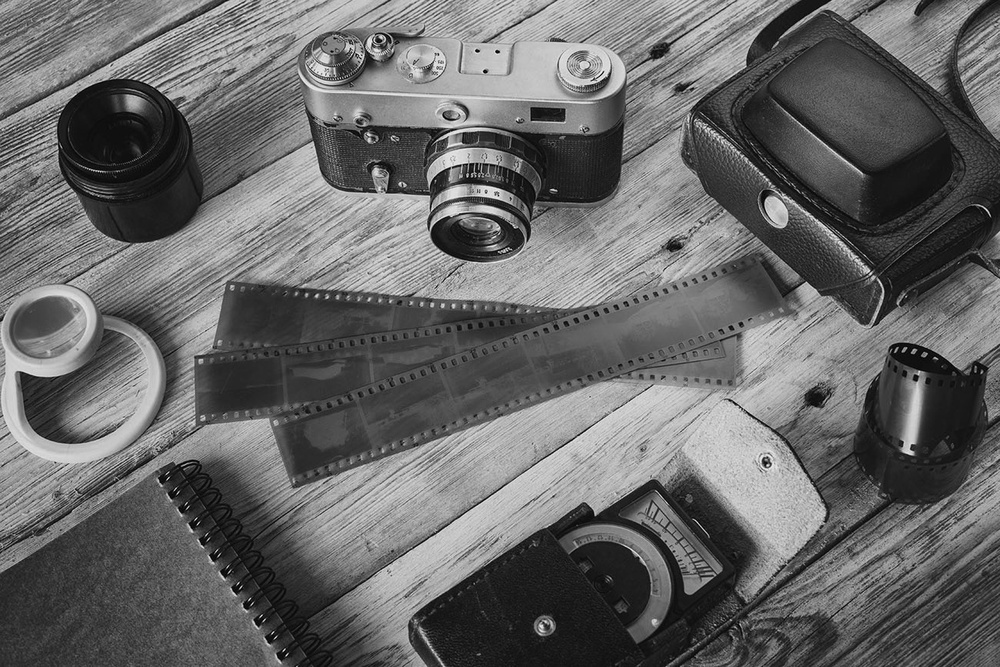
#> input picture week2/sample.jpg, 1000 x 667 px, shrunk from 1300 x 867 before the run
$ python thresholding.py
#> lines starting #> are read from the running program, lines starting #| are printed output that depends on the picture; after the words box and inside, x2 and y2 are one past the last pixel; in counts of white or black regions, pixels touching at a corner belong together
# import io from scikit-image library
from skimage import io
# import color from scikit-image library
from skimage import color
# import utli from scikit-image library
from skimage import util
# from matplotlib import pyplot
import matplotlib.pyplot as plt


# Read an image
img = io.imread('sample.jpg')
#> img is the input picture: shape (667, 1000, 3); min 0, max 249, mean 103.4

# convert image to gray level
r = color.rgb2gray(img)
# convert data type of image to 8-bit
r = util.img_as_ubyte(r)

# apply thresholding method
r[r >= 127] = 255
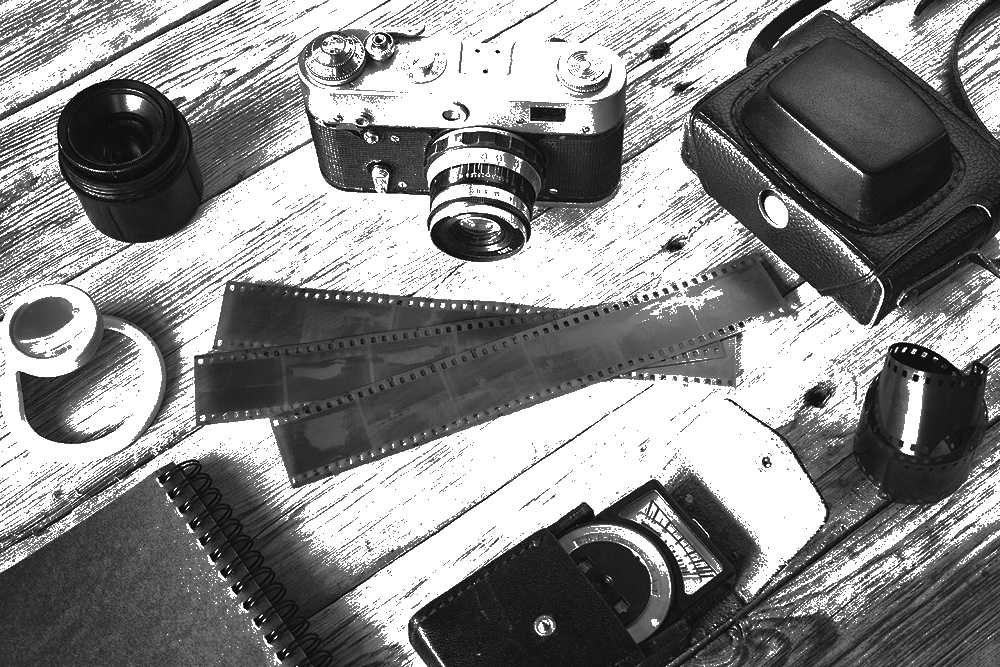
#> r: shape (667, 1000); min 0, max 255, mean 136.7
r[r < 127] = 0
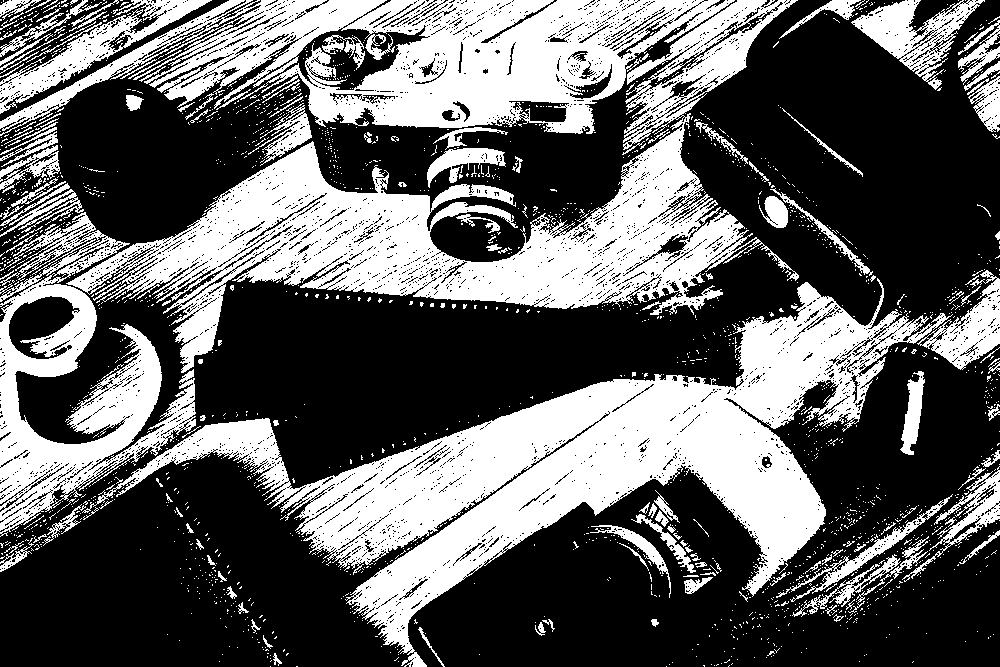
#> r: shape (667, 1000); 37.7% white; 1979 white regions (1813 under 20 px), largest, box (x1, y1, x2, y2) and area: (82, 278, 953, 667) 79131, (66, 0, 799, 373) 62161, (0, 0, 735, 136) 44361


# display image
plt.imshow(r, cmap='gray')
plt.show()

plt.hist(r.ravel())
plt.show()
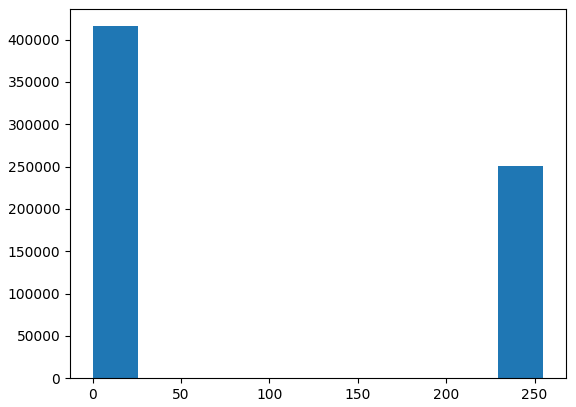
#> figure drawn by matplotlib, 1 panel; tallest bar 415848 high, from x = 0 to 25.5

$ run again, with week2/image.jpg copied over week2/sample.jpg
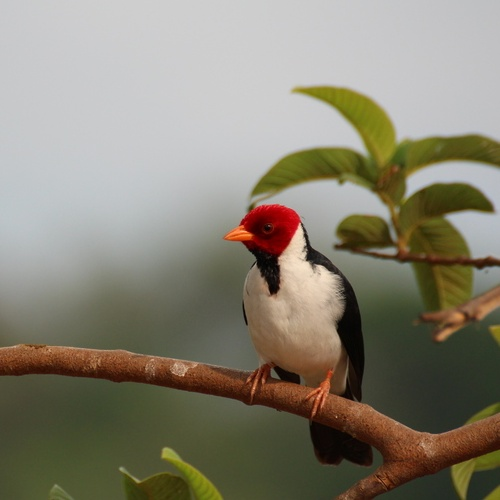
#> input picture week2/image.jpg, 500 x 500 px
#> img is the input picture: shape (500, 500, 3); mean R, G, B 136.1, 130.9, 115.3
#> `r[r < 127] = 0`:
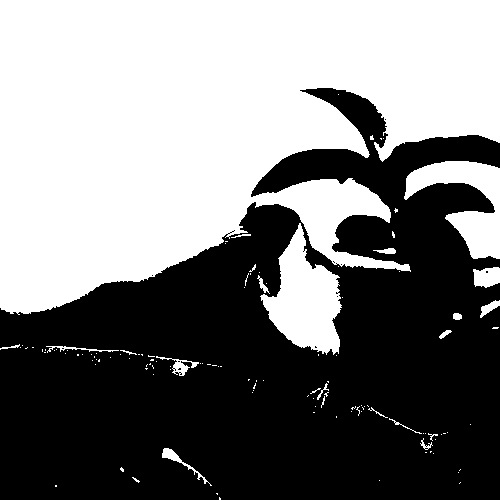
#> r: shape (500, 500); 49.1% white; 123 white regions (103 under 20 px), largest, box (x1, y1, x2, y2) and area: (0, 0, 500, 315) 110651, (260, 223, 342, 355) 5735, (404, 161, 500, 259) 4243
#> `plt.show()`:
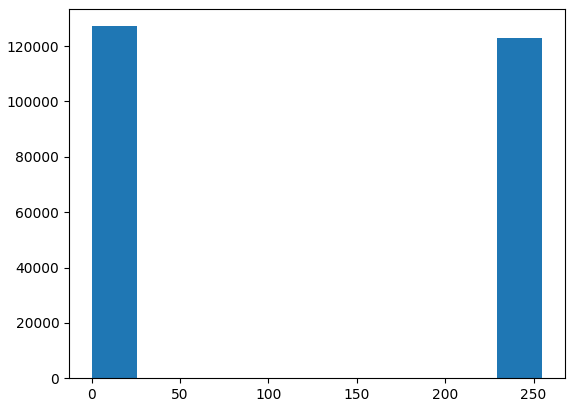
#> figure drawn by matplotlib, 1 panel; tallest bar 127202 high, from x = 0 to 25.5
